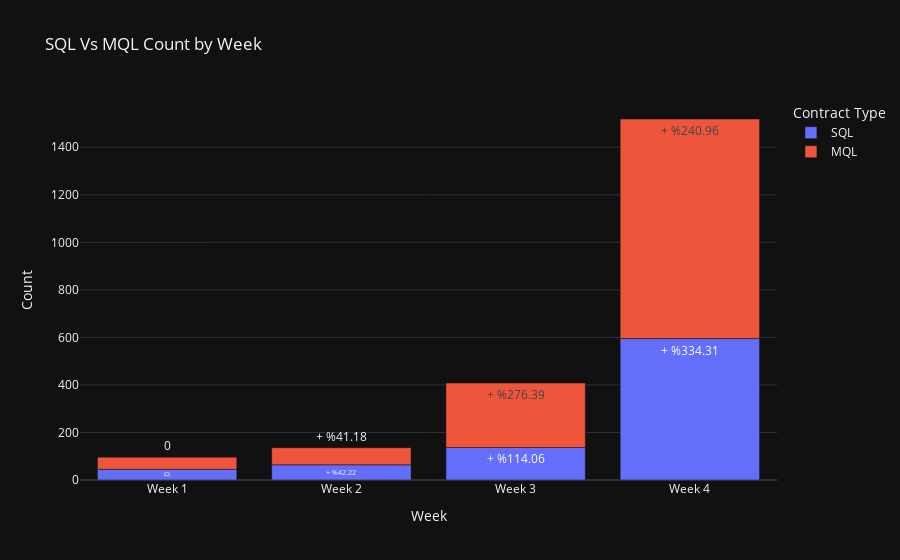

Notebook cell for this chart:
### Code cell
fig = px.bar(barplot_df, x='Week',
             y = 'Count',
             color = 'Contract Type',
             text = 'Percent Change',
             title = 'SQL Vs MQL Count by Week'
            )

fig.update_layout(template="plotly_dark")
fig.show()
fig.write_html("/Users/sandeepk/Desktop/SQL_VS_MQL_Weekly.html")

### Figure 1 — Plotly figure (JSON) as saved in the notebook; plotly's stock layout.template omitted (floating-point values rounded to 4 significant figures)
{"data": [{"alignmentgroup": "True", "hovertemplate": "Contract Type=SQL<br>Week=%{x}<br>Count=%{y}<br>Percent Change=%{text}<extra></extra>", "legendgroup": "SQL", "marker": {"color": "#636efa", "pattern": {"shape": ""}}, "name": "SQL", "offsetgroup": "SQL", "orientation": "v", "showlegend": true, "text": ["0", "+ %42.22", "+ %114.06", "+ %334.31"], "textposition": "auto", "type": "bar", "x": ["Week 1", "Week 2", "Week 3", "Week 4"], "xaxis": "x", "y": [45, 64, 137, 595], "yaxis": "y"}, {"alignmentgroup": "True", "hovertemplate": "Contract Type=MQL<br>Week=%{x}<br>Count=%{y}<br>Percent Change=%{text}<extra></extra>", "legendgroup": "MQL", "marker": {"color": "#EF553B", "pattern": {"shape": ""}}, "name": "MQL", "offsetgroup": "MQL", "orientation": "v", "showlegend": true, "text": ["0", "+ %41.18", "+ %276.39", "+ %240.96"], "textposition": "auto", "type": "bar", "x": ["Week 1", "Week 2", "Week 3", "Week 4"], "xaxis": "x", "y": [51, 72, 271, 924], "yaxis": "y"}], "layout": {"barmode": "relative", "legend": {"title": {"text": "Contract Type"}, "tracegroupgap": 0}, "title": {"text": "SQL Vs MQL Count by Week"}, "xaxis": {"anchor": "y", "domain": [0, 1], "title": {"text": "Week"}}, "yaxis": {"anchor": "x", "domain": [0, 1], "title": {"text": "Count"}}}}
